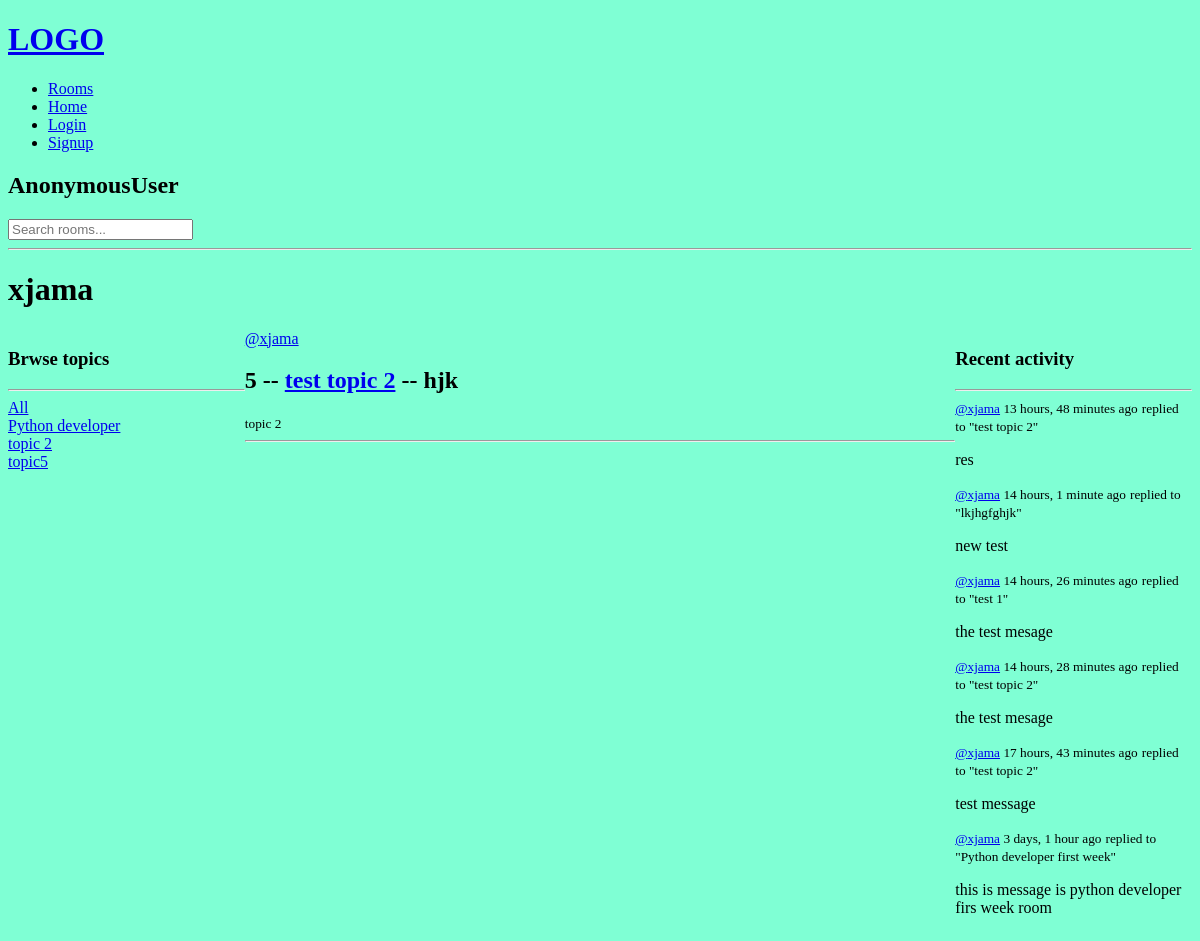
The page /user/1 on the database as committed earlier.
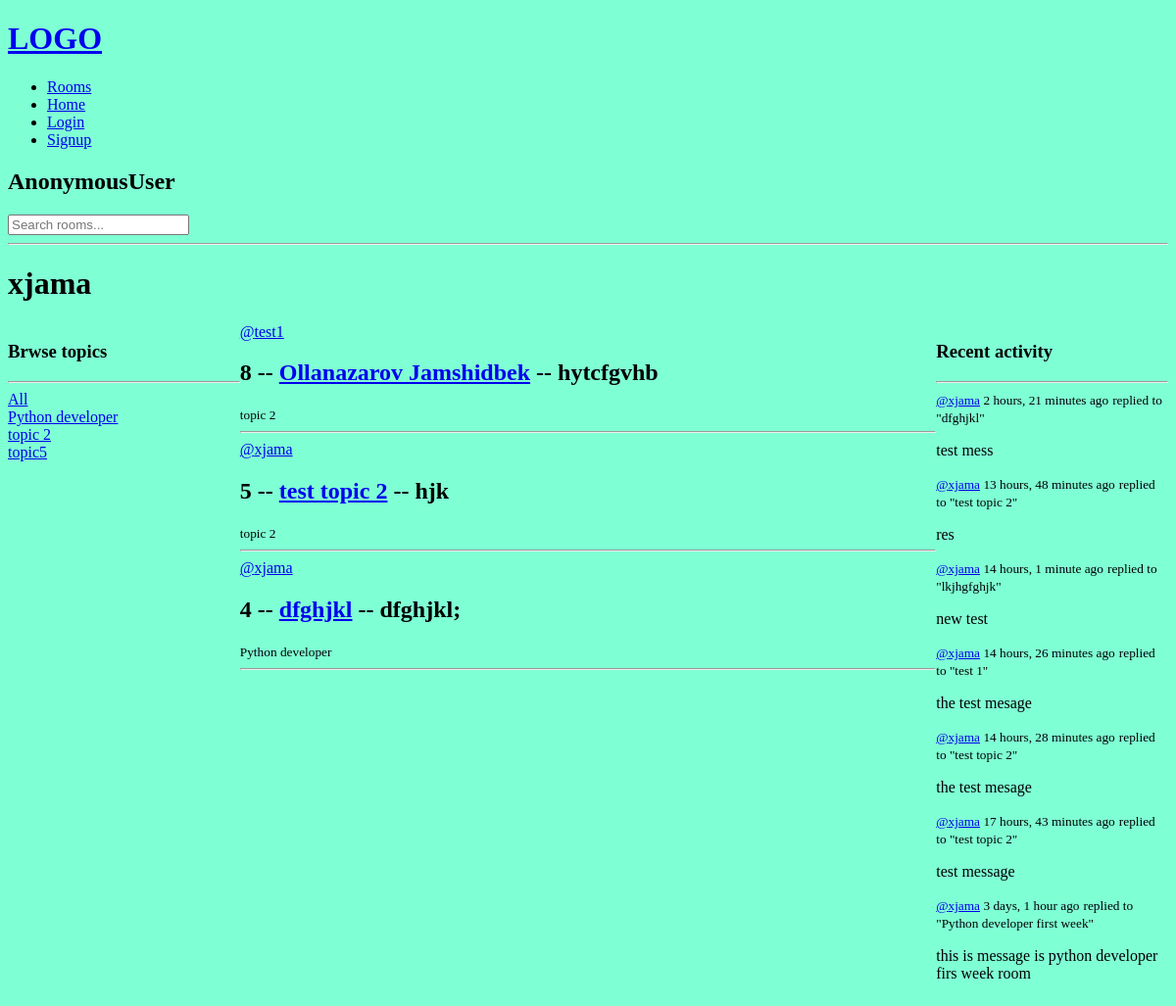
The same page on the database as committed later.
### base/models.py (models this page shows, shortened)
class Topic(models.Model):
    name = models.CharField(max_length=200)

class Room(models.Model):
    host = models.ForeignKey(User, on_delete=models.SET_NULL, null=True)
    topic = models.ForeignKey(Topic, on_delete=models.SET_NULL, null=True)
    participants = models.ManyToManyField(User, related_name='participants', blank=True)
    name = models.CharField(max_length=200)
    description = models.TextField()
    updated = models.DateTimeField(auto_now=True)
    created = models.DateTimeField(auto_now_add = True)
    class Meta:
        ordering = ['-updated', '-created']
    def __str__(self) -> str:
        return self.name

class Message(models.Model):
    user = models.ForeignKey(User, on_delete=models.SET_NULL, null=True)
    room = models.ForeignKey(Room, on_delete=models.SET_NULL, null=True, related_name="room")
    body = models.TextField()
    updated = models.DateTimeField(auto_now=True)
    created = models.DateTimeField(auto_now_add = True)
    class Meta:
        ordering = ['-updated', '-created']
    def __str__(self) -> str:
        return self.body[:60]

### base/views.py (the view)
# urls.py: path("user/<int:pk>", views.user_profile, name='user-profile'),
def user_profile(request, pk):
    user = User.objects.get(id=pk)
    rooms = Room.objects.filter(participants = user)
    messages_data = Message.objects.filter(user = user)
    topics = Topic.objects.all()
    context = {'user': user, 'rooms': rooms, 'messages_data': messages_data, 'topics': topics}
    return render(request, 'base/user_profile.html', context)

### base/templates/base/user_profile.html (shortened to what this page needs)
{% extends 'main.html' %}
{% block content %}
<h1>{{user.username}}</h1>
<div class="profile-container">
    <div>
        {% include 'base/topics_component.html' %}
    </div>
    <div>
        {% include 'base/feed_component.html' %}
    </div>
    <div>
        {% include 'base/activity_component.html' %}
    </div>
</div>
{% endblock content %}

### templates/main.html (shortened to what this page needs)
{% load static %}
<!DOCTYPE html>
<html lang="en">
<head>
    <link rel="stylesheet" type="text/css" media="screen" href="{% static 'styles/main.css' %}">
</head>
<body>
    {% include 'navbar.html' %}
    <h2>{{request.user}}</h2>
    <form action="{% url 'home' %}" method="GET">
        <input type="text" name="q" placeholder="Search rooms...">
    </form>
    <hr>
    {% block content %}
    {% endblock content %}
</body>
</html>

### templates/navbar.html
<a href="/">
    <h1>LOGO</h1>
</a>
<ul>
    <li><a href="{% url 'rooms' %}">Rooms</a></li>
    <li><a href="{% url 'home' %}">Home</a></li>
    {% if request.user.is_authenticated %}
    <li><a href="{% url 'logout' %}">Logout</a></li>
    {% else %}
    <li><a href="{% url 'login' %}">Login</a></li>
    <li><a href="{% url 'register' %}">Signup</a></li>
    {% endif %}
</ul>

### base/templates/base/topics_component.html
<h3>Brwse topics</h3>
        <hr>
        <a href="{% url 'home' %}">All</a>
        {% for topic in topics %}
            <div>
                <a href="{% url 'home' %}?q={{topic.name}}">{{topic.name}}</a>
            </div>
        {% endfor %}

### base/templates/base/feed_component.html (shortened to what this page needs)
<div>
    {% for room in rooms %}
    <div>
        <span><a href="{% url 'user-profile' room.host.id %}">@{{room.host.username}}</a></span>
        <h2>{{ room.id }} -- <a href="{% url 'room' room.id %}">{{ room.name }}</a> -- {{ room.description }}</h2>
        <small>{{room.topic.name}}</small>
        <hr>
    </div>
    {% endfor %}
</div>

### base/templates/base/activity_component.html (shortened to what this page needs)
<h3>Recent activity</h3>
<hr>
{% for message in messages_data %}
    <div>
        <small><a href="{% url 'user-profile' message.user.id %}">@{{ message.user}}</a> {{message.created|timesince }} ago</small>
        <small>replied to "{{ message.room }}"</small>
        <p>{{message}}</p>
    </div>
{% endfor %}

### static/styles/main.css (style rules this page uses)
body { background: aquamarine; }

### base/templates/base/user_profile.html (style rules this page uses)
.profile-container { display: grid; grid-template-columns: 1fr 3fr 1fr; }

Rows that differ between the two databases and show on the page:
added Room: host.username "test1", id "8", name "Ollanazarov Jamshidbek", description "hytcfgvhb", topic.name "topic 2"
now on this page (row unchanged): Room: host.username "xjama", id "4", name "dfghjkl", description "dfghjkl;", topic.name "Python developer"
added Message: user "xjama", created "2 hours, 21 minutes", room "dfghjkl", body "test mess"
